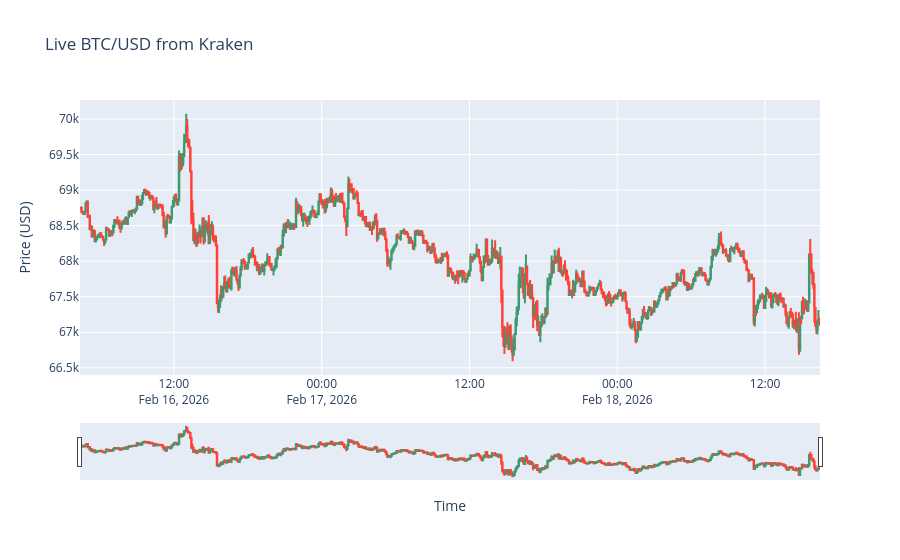

The code cell stored with this chart in its notebook:
### Markdown cell above
## Exercise 8: Interactive Plot with Dropdown Menu

**Objective**: Create an interactive line plot with a dropdown menu to filter countries by region.

**How to Build a Dropdown Menu in Plotly**

A dropdown menu uses Plotly's `updatemenus` feature to show/hide traces based on user selection. 

To construct a dropdown menu, you typically:

- Create a figure with all traces (one per country)
- Define dropdown buttons as a list of dict objects, each with a label and update method
- Add the dropdown to the figure's layout

Here's the essential structure:

```python
# 1. Create figure with all traces
fig = go.Figure()
for country in all_countries:
    data = df[df['Entity'] == country]
    fig.add_trace(go.Scatter(x=data['Year'], y=data['Life expectancy'], name=country))

# 2. Define dropdown buttons
buttons = [
    dict(label='All Countries',
         method='update',
         args=[{'visible': [True] * len(all_countries)},
               {'title': 'All Countries'}]),
    dict(label='Region 1',
         method='update',
         args=[{'visible': [country in ['Country1', 'Country2'] for country in all_countries]},
               {'title': 'Region 1'}])
]

# 3. Add dropdown to layout
fig.update_layout(
    updatemenus=[
        dict(buttons=buttons, direction='down', x=0.0, y=1.15)
    ]
)
```



Its key features include:

- **buttons**: List of dict objects, each defining a dropdown option with a label and the action to perform
- **visible**: Boolean list controlling which traces display (one boolean per trace, applied in order)
- **method='update'**: Specifies that clicking the button updates the figure's data or layout
- **args**: Contains two elements: `[{data properties}, {layout updates}]` that apply when the button is clicked

**Your Task**:

Create an 11-country interactive plot with 6 dropdown filters:

- All Countries
- Asia (Japan, China)
- Europe (Germany, France)
- Americas (United States, Canada, Mexico, Brazil, Paraguay)
- Africa (Lesotho)
- Oceania (Australia, Tuvalu)

### Code cell
## COMPLETE THIS CODE

# TODO: Define the list of 11 countries
all_countries = [...]  # List 11 countries

# TODO: Define regions dictionary
regions_dict = {
    # 'Japan': 'Asia',
    # 'China': 'Asia',
    # ... (map all countries to their regions)
}

# TODO: Filter data for these countries
df_ex8 = df_clean[df_clean['Entity'].isin(all_countries)]

# TODO: Create figure and add line traces for each country
fig = go.Figure()

for country in all_countries:
    data = ...  # Filter data for this country
    fig.add_trace(go.Scatter(
        x=..., y=...,  # Year, Life Expectancy
        mode='lines+markers', name=country,
        hovertemplate=...  # Include country, year, life expectancy
    ))

# TODO: Create dropdown buttons for each region
# EXAMPLE Button (All Countries) - Use as a template for other buttons:
all_btn = dict(label='All Countries',
               method='update',
               args=[{'visible': [True] * len(all_countries)},
                     {'title': 'Life Expectancy: All 11 Countries'}])

# DRAFT: Create button for Asia (follow the same pattern)
# For Asia: create list of Asia countries, set visible for those countries
asia_btn = dict(label='Asia',
                method='update',
                args=[{'visible': [country in [...] for country in all_countries]},
                      {'title': 'Life Expectancy: Asia'}])

# TODO: Add buttons for Europe, Americas, Africa, Oceania
# (Follow the same pattern as the Asia button above)

buttons = [all_btn, asia_btn]  # TODO: Add remaining buttons

# TODO: Add dropdown menu to layout
fig.update_layout(
    updatemenus=[dict(buttons=buttons, direction='down', x=0.0, xanchor='left', y=1.15, yanchor='top')],
    title='Life Expectancy: All 11 Countries',
    xaxis_title=..., yaxis_title=...,  # Fill in axis titles
    height=600, width=1000, hovermode='x unified'
)

fig.show()

### Figure 1 — Plotly figure (JSON) as saved in the notebook; plotly's stock layout.template omitted (floating-point values rounded to 4 significant figures; data arrays with more than 128 entries replaced by an {"elided": "..."} marker saying what was removed)
{"data": [{"close": {"elided": "721 float values"}, "high": {"elided": "721 float values"}, "low": {"elided": "721 float values"}, "open": {"elided": "721 float values"}, "type": "candlestick", "x": {"elided": "721 str values"}}], "layout": {"title": {"text": "Live BTC/USD from Kraken"}, "xaxis": {"title": {"text": "Time"}}, "yaxis": {"title": {"text": "Price (USD)"}}}}
